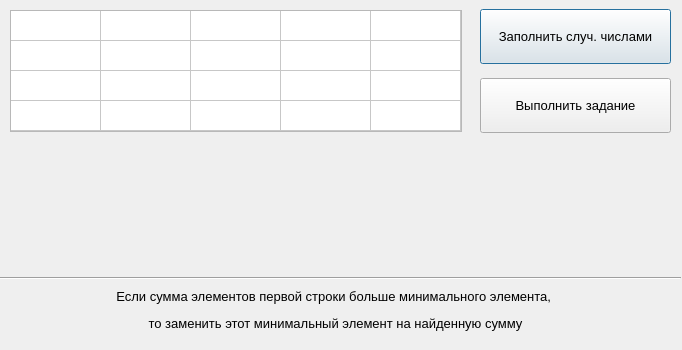
<?xml version="1.0" encoding="UTF-8"?>
<ui version="4.0">
 <class>Dialog</class>
 <widget class="QDialog" name="Dialog">
  <property name="geometry">
   <rect>
    <x>0</x>
    <y>0</y>
    <width>682</width>
    <height>350</height>
   </rect>
  </property>
  <property name="minimumSize">
   <size>
    <width>682</width>
    <height>350</height>
   </size>
  </property>
  <property name="maximumSize">
   <size>
    <width>682</width>
    <height>350</height>
   </size>
  </property>
  <property name="windowTitle">
   <string>Dialog</string>
  </property>
  <widget class="QTableWidget" name="tableWidget">
   <property name="enabled">
    <bool>true</bool>
   </property>
   <property name="geometry">
    <rect>
     <x>10</x>
     <y>10</y>
     <width>452</width>
     <height>122</height>
    </rect>
   </property>
   <property name="minimumSize">
    <size>
     <width>441</width>
     <height>0</height>
    </size>
   </property>
   <property name="maximumSize">
    <size>
     <width>455</width>
     <height>220</height>
    </size>
   </property>
   <property name="font">
    <font>
     <pointsize>10</pointsize>
    </font>
   </property>
   <property name="rowCount">
    <number>4</number>
   </property>
   <attribute name="horizontalHeaderVisible">
    <bool>false</bool>
   </attribute>
   <attribute name="horizontalHeaderCascadingSectionResizes">
    <bool>false</bool>
   </attribute>
   <attribute name="horizontalHeaderDefaultSectionSize">
    <number>90</number>
   </attribute>
   <attribute name="horizontalHeaderMinimumSectionSize">
    <number>55</number>
   </attribute>
   <attribute name="verticalHeaderVisible">
    <bool>false</bool>
   </attribute>
   <attribute name="verticalHeaderHighlightSections">
    <bool>false</bool>
   </attribute>
   <row>
    <property name="text">
     <string/>
    </property>
   </row>
   <row>
    <property name="text">
     <string/>
    </property>
   </row>
   <row>
    <property name="text">
     <string/>
    </property>
   </row>
   <row>
    <property name="text">
     <string/>
    </property>
   </row>
   <column>
    <property name="text">
     <string>C1</string>
    </property>
   </column>
   <column>
    <property name="text">
     <string>C2</string>
    </property>
   </column>
   <column>
    <property name="text">
     <string>C3</string>
    </property>
   </column>
   <column>
    <property name="text">
     <string>C4</string>
    </property>
   </column>
   <column>
    <property name="text">
     <string>C5</string>
    </property>
   </column>
  </widget>
  <widget class="QPushButton" name="btn_random_number">
   <property name="geometry">
    <rect>
     <x>480</x>
     <y>9</y>
     <width>191</width>
     <height>55</height>
    </rect>
   </property>
   <property name="font">
    <font>
     <family>Segoe UI</family>
     <pointsize>10</pointsize>
    </font>
   </property>
   <property name="text">
    <string>Заполнить случ. числами</string>
   </property>
  </widget>
  <widget class="QPushButton" name="btn_solve">
   <property name="geometry">
    <rect>
     <x>480</x>
     <y>78</y>
     <width>191</width>
     <height>55</height>
    </rect>
   </property>
   <property name="font">
    <font>
     <family>Segoe UI</family>
     <pointsize>10</pointsize>
    </font>
   </property>
   <property name="text">
    <string>Выполнить задание</string>
   </property>
  </widget>
  <widget class="QLabel" name="label_task_1">
   <property name="geometry">
    <rect>
     <x>20</x>
     <y>280</y>
     <width>631</width>
     <height>61</height>
    </rect>
   </property>
   <property name="font">
    <font>
     <family>Segoe UI</family>
     <pointsize>10</pointsize>
    </font>
   </property>
   <property name="text">
    <string>&lt;html&gt;&lt;head/&gt;&lt;body&gt;&lt;p align=&quot;center&quot;&gt;Если сумма элементов первой строки больше минимального элемента, &lt;/p&gt;&lt;p align=&quot;center&quot;&gt;то заменить этот минимальный элемент на найденную сумму&lt;/p&gt;&lt;/body&gt;&lt;/html&gt;</string>
   </property>
  </widget>
  <widget class="QLabel" name="label_error">
   <property name="geometry">
    <rect>
     <x>350</x>
     <y>144</y>
     <width>321</width>
     <height>31</height>
    </rect>
   </property>
   <property name="font">
    <font>
     <family>Segoe UI</family>
     <pointsize>13</pointsize>
     <weight>50</weight>
     <bold>false</bold>
    </font>
   </property>
   <property name="styleSheet">
    <string notr="true">color: rgb(170, 0, 0);</string>
   </property>
   <property name="text">
    <string/>
   </property>
  </widget>
  <widget class="Line" name="line">
   <property name="geometry">
    <rect>
     <x>0</x>
     <y>270</y>
     <width>681</width>
     <height>16</height>
    </rect>
   </property>
   <property name="orientation">
    <enum>Qt::Horizontal</enum>
   </property>
  </widget>
 </widget>
 <resources/>
 <connections/>
</ui>
